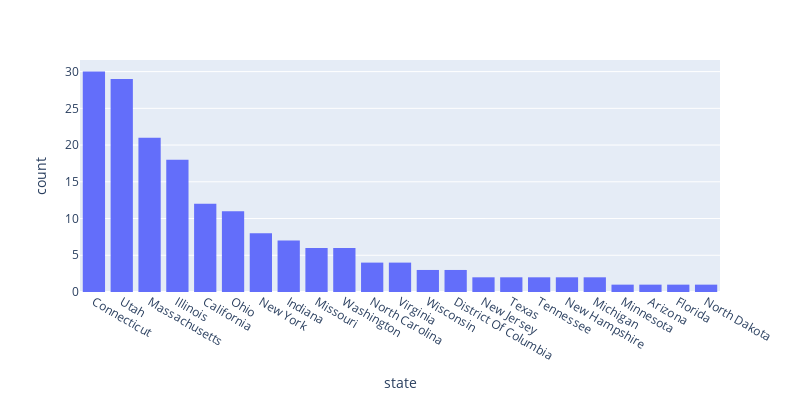

The notebook cell saved with this chart:
### Code cell
#state distribution
fig = px.histogram(districts_info_df, 
                   x = 'state',
                   width=800,
                   height=400).update_xaxes(categoryorder="total descending")
fig.show()

### Figure 1 — Plotly figure (JSON) as saved in the notebook; plotly's stock layout.template omitted (floating-point values rounded to 4 significant figures; data arrays with more than 128 entries replaced by an {"elided": "..."} marker saying what was removed)
{"data": [{"alignmentgroup": "True", "bingroup": "x", "hovertemplate": "state=%{x}<br>count=%{y}<extra></extra>", "legendgroup": "", "marker": {"color": "#636efa", "pattern": {"shape": ""}}, "name": "", "offsetgroup": "", "orientation": "v", "showlegend": false, "type": "histogram", "x": {"elided": "233 str values"}, "xaxis": "x", "yaxis": "y"}], "layout": {"barmode": "relative", "height": 400, "legend": {"tracegroupgap": 0}, "margin": {"t": 60}, "width": 800, "xaxis": {"anchor": "y", "categoryorder": "total descending", "domain": [0, 1], "title": {"text": "state"}}, "yaxis": {"anchor": "x", "domain": [0, 1], "title": {"text": "count"}}}}
